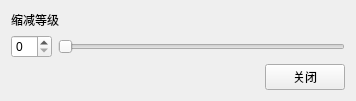
<?xml version="1.0" encoding="UTF-8"?>
<ui version="4.0">
 <class>CutColor</class>
 <widget class="QWidget" name="CutColor">
  <property name="geometry">
   <rect>
    <x>0</x>
    <y>0</y>
    <width>356</width>
    <height>95</height>
   </rect>
  </property>
  <property name="windowTitle">
   <string>CutColor</string>
  </property>
  <layout class="QVBoxLayout" name="verticalLayout_3">
   <item>
    <layout class="QVBoxLayout" name="verticalLayout_2">
     <item>
      <layout class="QVBoxLayout" name="verticalLayout">
       <item>
        <widget class="QLabel" name="label">
         <property name="text">
          <string>缩减等级</string>
         </property>
        </widget>
       </item>
       <item>
        <layout class="QHBoxLayout" name="horizontalLayout_2">
         <item>
          <widget class="QSpinBox" name="nSpinBox"/>
         </item>
         <item>
          <widget class="QSlider" name="nSlider">
           <property name="orientation">
            <enum>Qt::Horizontal</enum>
           </property>
          </widget>
         </item>
        </layout>
       </item>
      </layout>
     </item>
     <item>
      <layout class="QHBoxLayout" name="horizontalLayout">
       <item>
        <spacer name="horizontalSpacer">
         <property name="orientation">
          <enum>Qt::Horizontal</enum>
         </property>
         <property name="sizeHint" stdset="0">
          <size>
           <width>40</width>
           <height>20</height>
          </size>
         </property>
        </spacer>
       </item>
       <item>
        <widget class="QPushButton" name="closeBtn">
         <property name="text">
          <string>关闭</string>
         </property>
        </widget>
       </item>
      </layout>
     </item>
    </layout>
   </item>
  </layout>
 </widget>
 <layoutdefault spacing="6" margin="11"/>
 <resources/>
 <connections/>
</ui>
